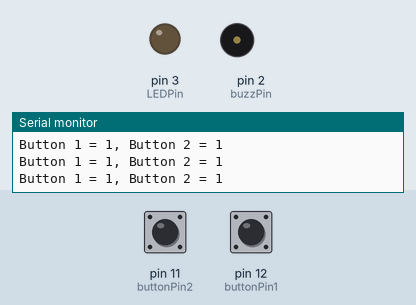
This sketch was run on a simulated Arduino Uno, built with avr-gcc and run on an emulated ATmega328P. Shown: output pins drawn as LEDs (lit = HIGH), buzzer (waves = sounding, pin HIGH), the last lines printed to the serial monitor. The test bench sets the inputs (shaded band); at power-on: pin 11 (buttonPin2) HIGH, pin 12 (buttonPin1) HIGH.

Above: at 1.8 s.
1.9 s: pin 11 (buttonPin2) pulled LOW for 3.2 s
At 2.9 s:
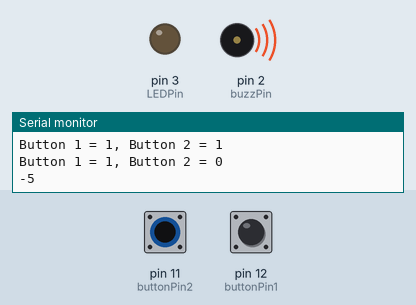
7.5 s: pin 12 (buttonPin1) pulled LOW for 0.6 s
At 8.9 s:
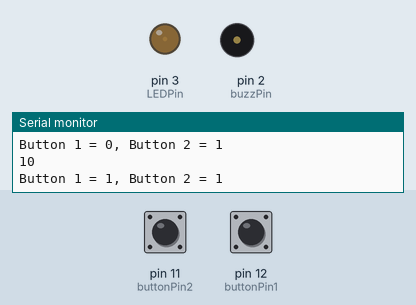
10.0 s: pin 11 (buttonPin2) pulled LOW for 0.6 s
At 10.9 s:
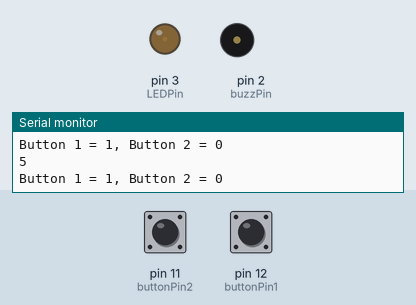
12.5 s: pin 12 (buttonPin1) pulled LOW for 1 s
At 13.4 s:
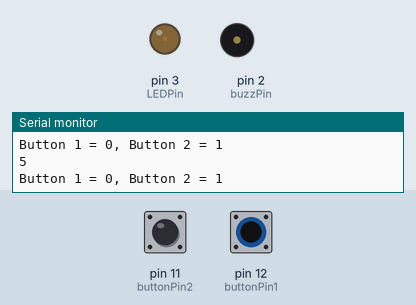
15.0 s: pin 11 (buttonPin2) pulled LOW for 1 s
At 15.9 s:
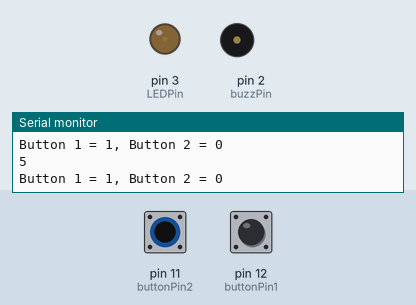
Timing chart, 0 to 18.0 s (numbered marks = the images above; inputs shaded):
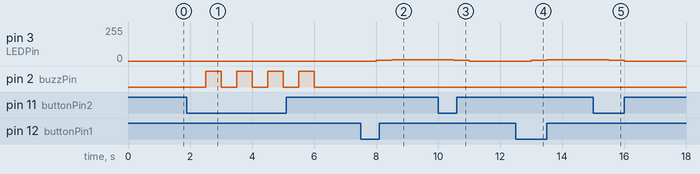

The sketch:

sketch_jan6c.ino
```cpp
int buttonPin1 = 12;
int buttonPin2 = 11;
int LEDPin = 3;
int buzzPin = 2;
int buttonVal1;
int buttonVal2;
int LEDbright = 0;
int dt = 500;

void setup() {
  // put your setup code here, to run once:
  pinMode(buttonPin1, INPUT);
  pinMode(buttonPin2, INPUT);
  pinMode(LEDPin, OUTPUT);
  pinMode(buzzPin, OUTPUT);
  Serial.begin(9600);
}

void loop() {
  // put your main code here, to run repeatedly:
  buttonVal1 = digitalRead(buttonPin1);
  buttonVal2 = digitalRead(buttonPin2);
  Serial.print("Button 1 = ");
  Serial.print(buttonVal1);
  Serial.print(", ");
  Serial.print("Button 2 = ");
  Serial.println(buttonVal2);
  delay(dt);
  if (buttonVal1 == 0) {
    LEDbright = LEDbright + 5;
    Serial.println(LEDbright);
  }

  if (buttonVal2 == 0) {
    LEDbright = LEDbright - 5;
    Serial.println(LEDbright);

  }

  if (LEDbright > 255) {
    LEDbright = 255;
    digitalWrite(buzzPin, HIGH);
    delay(dt);
    digitalWrite(buzzPin, LOW);
    Serial.println("Upper Limit Reached");
  }

  if (LEDbright < 0) {
    LEDbright = 0;
    digitalWrite(buzzPin, HIGH);
    delay(dt);
    digitalWrite(buzzPin, LOW);
    Serial.println("Lower Limit Reached");
  }

  analogWrite(LEDPin, LEDbright);
}
```

Measured:
- after the input at 1.9 s, pin 2 (buzzPin): alternates HIGH for 0.50 s and LOW for 0.50 s, 8 changes in all, then stays LOW, starting after 0.60 s
- after the input at 7.5 s, pin 3 (LEDPin): 0/255 → 5/255 after 0.51 s, → 10/255 0.50 s later
- after the input at 10.0 s, pin 3 (LEDPin): 10/255 → 5/255 after 0.51 s, → 0/255 0.50 s later
- after the input at 12.5 s, pin 3 (LEDPin): 0/255 → 5/255 after 0.51 s, → 10/255 0.50 s later
- after the input at 15.0 s, pin 3 (LEDPin): 10/255 → 5/255 after 0.51 s, → 0/255 0.50 s later
